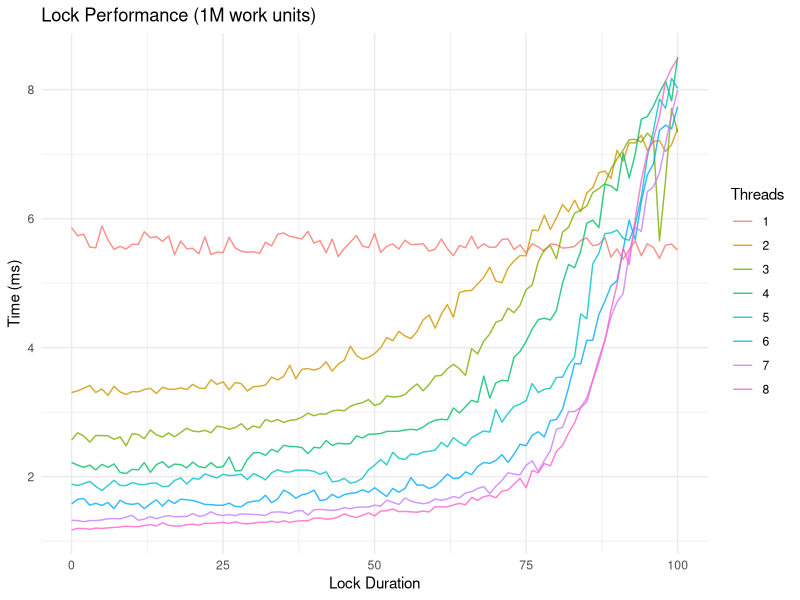
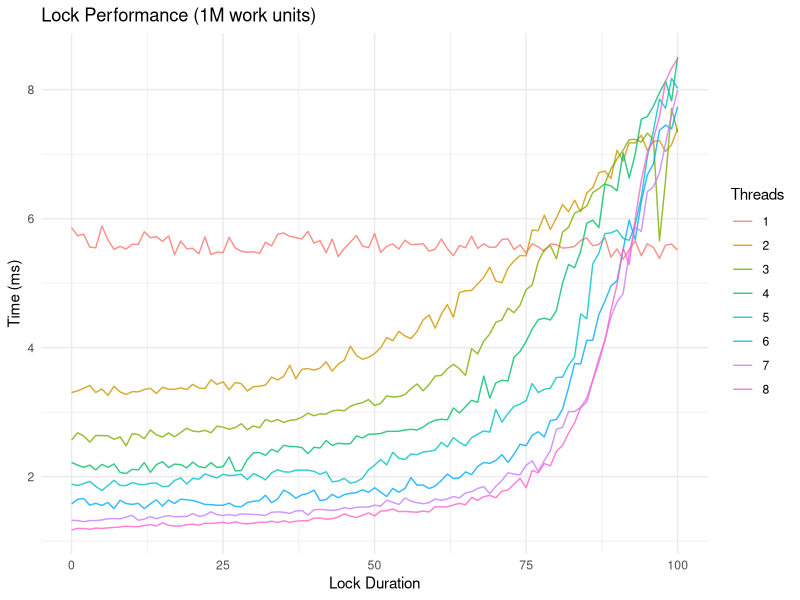

Recreate these plots in R, in order.
library(ggplot2)
library(reshape2)
theme_set(theme_minimal())
getwd()

data <- read.csv(
  file = "output.csv",
  header = TRUE,
  stringsAsFactors = FALSE
)
head(data)

ns_to_ms <- function(x) { 
  x / 1000000
}

# plot 
ggplot() +
  geom_line(
    data = data,
    aes(
      x = lock_percentage,
      y = time,
      group = thread_count,
      color = factor(thread_count)
    ),
    size = .5,
    alpha=0.80
  ) +
  scale_y_continuous(labels = ns_to_ms) +
  labs(
    title="Lock Performance (1M work units)",
    y = "Time (ms)",
    x = "Lock Duration",
    color = "Threads"
  )

ggsave("plot.png", device = png(), width = 8, height = 6)
dev.off()
